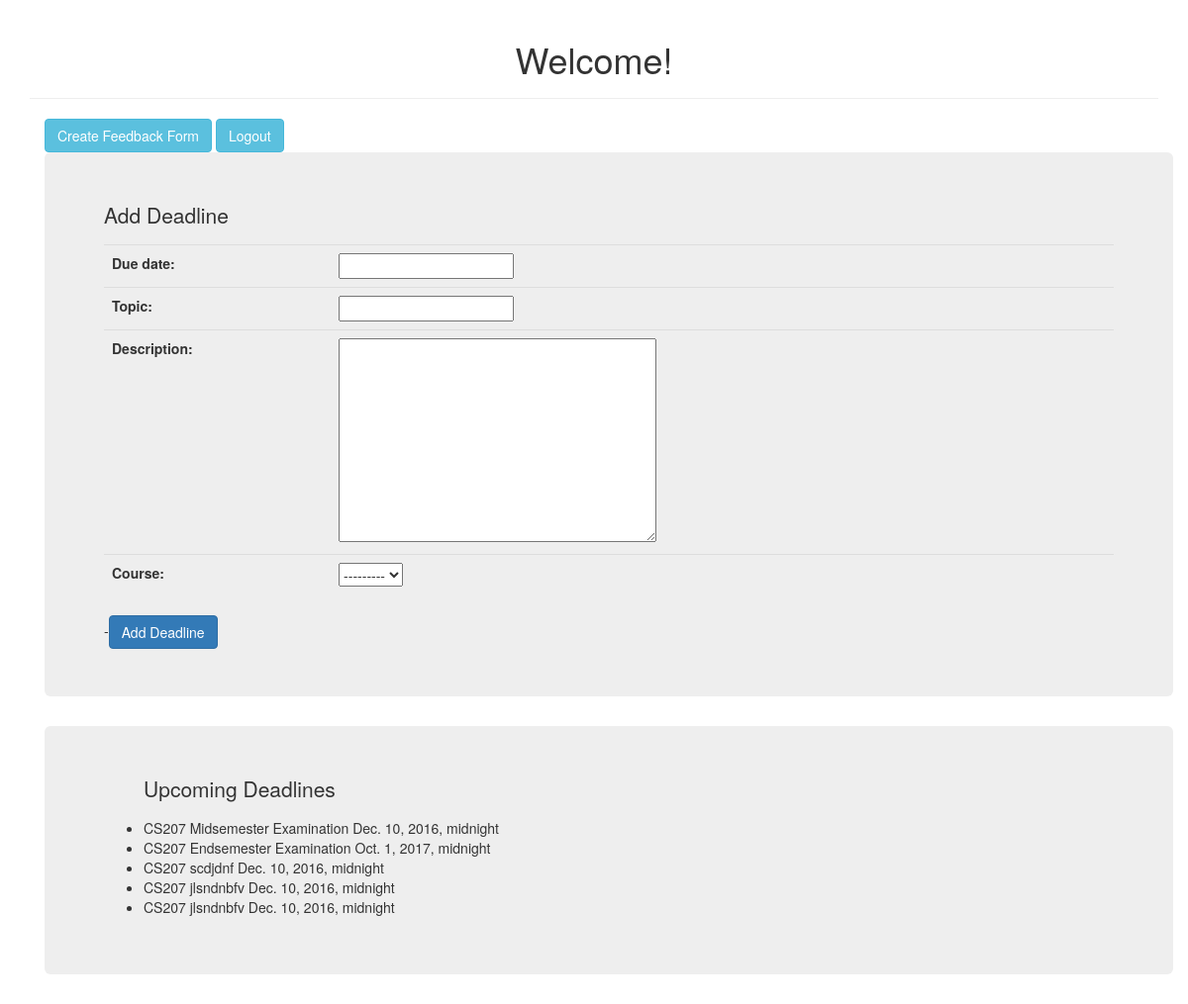
Before: / (signed in) with the older database file.
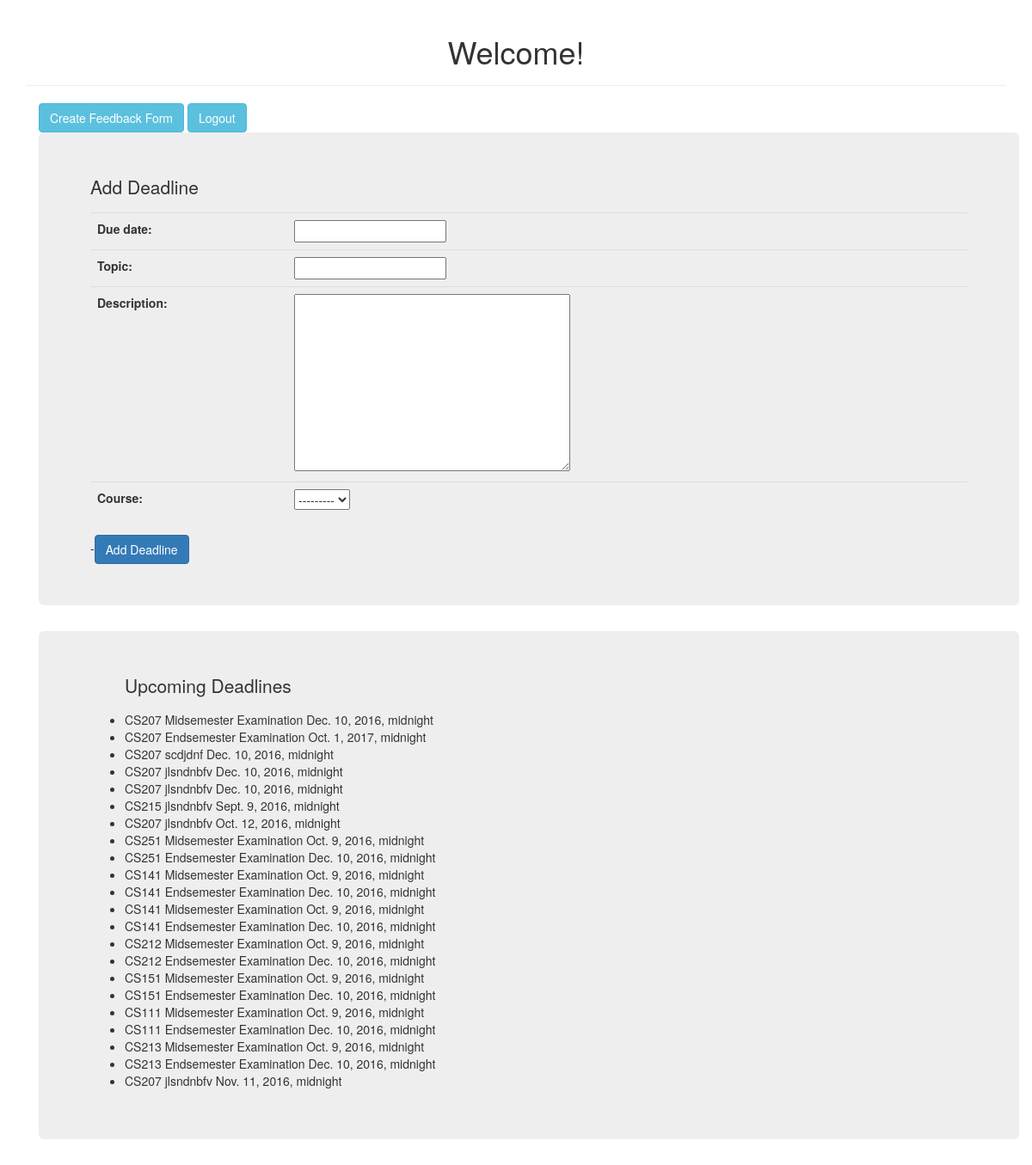
After: the same page with the newer database file.
### backend/models.py (models this page shows)
class Deadline(models.Model):
	due_date = models.DateTimeField()
	topic = models.CharField(max_length=30)
	description = models.TextField(default="")
	course = models.ForeignKey(Course, on_delete=models.CASCADE)

class Course(models.Model):
	code = models.CharField(max_length=5)
	name = models.CharField(max_length=30)
	semester = models.CharField(max_length=30)
	instructor = models.ForeignKey(User, on_delete=models.CASCADE)
	midsem_date = models.DateTimeField()
	endsem_date = models.DateTimeField()
	def __str__(self):
		return self.code

### backend/views.py (the view)
# urls.py: 2. Add a URL to urlpatterns:  url(r'^$', views.home, name='home')
@login_required(login_url="login/")
def home(request):
	if request.method == 'POST':
		form = DeadlineForm(request.POST, request.FILES)
		if form.is_valid():
			deadline = form.save(commit=False)
			deadline.save()
			return HttpResponseRedirect('/')
	else:
		form = DeadlineForm()
	deadlines = Deadline.objects.all()
	courses = Course.objects.all()
	c = {'form':form, 'deadlines':deadlines, 'courses':courses}
	return render(request, 'home.html', c)

### backend/forms.py
class DeadlineForm(forms.ModelForm):
	class Meta:
		model = Deadline
		fields = ['due_date', 'topic', 'description', 'course']

### templates/home.html (shortened to what this page needs)
<!DOCTYPE html>
<html>
<head>
	<link rel="stylesheet" href="https://maxcdn.bootstrapcdn.com/bootstrap/3.3.7/css/bootstrap.min.css">
</head>
<body>
	<div class="container">
			<div class='page-header'>
				<h1 align="center">Welcome!</h1>
			</div>
			<div class="container" >
				<a href="/createfeedbackform" class="btn btn-info" role="button" align="left">Create Feedback Form</a>
				<a href="/logout" class="btn btn-info" role="button" align="right">Logout</a>
			</div>
			<div class="container">
				<div class="jumbotron">
					<p>Add Deadline</p>
					<form method="POST" action=".">{% csrf_token %}
						<table class="table table-hover">
							{{ form.as_table }}
						</table>
						-<button class="btn btn-primary" type="submit" value="Add Deadline">Add Deadline</button>
					</form>
				</div>
			</div>
			<div class="container">
				<div class="jumbotron">
					{% if deadlines %}
						<ul>
						<p>Upcoming Deadlines</p>
						{% for deadline in deadlines %}
							<li> {{deadline.course.code}} {{deadline.topic}} {{deadline.due_date}} </li>
						{% endfor %}
						</ul>
					{% endif %}
				</div>
			</div>
	</div>
</body>
</html>

Changed rows visible on the page:
added Deadline: course.code "CS215", topic "jlsndnbfv", due_date "Sept. 9, 2016, midnight"
added Deadline: course.code "CS207", topic "jlsndnbfv", due_date "Oct. 12, 2016, midnight"
added Deadline: course.code "CS251", topic "Midsemester Examination", due_date "Oct. 9, 2016, midnight"
added Deadline: course.code "CS251", topic "Endsemester Examination", due_date "Dec. 10, 2016, midnight"
added Deadline: course.code "CS141", topic "Midsemester Examination", due_date "Oct. 9, 2016, midnight"
added Deadline: course.code "CS141", topic "Endsemester Examination", due_date "Dec. 10, 2016, midnight"
added Deadline: course.code "CS141", topic "Midsemester Examination", due_date "Oct. 9, 2016, midnight"
added Deadline: course.code "CS141", topic "Endsemester Examination", due_date "Dec. 10, 2016, midnight"
added Deadline: course.code "CS212", topic "Midsemester Examination", due_date "Oct. 9, 2016, midnight"
added Deadline: course.code "CS212", topic "Endsemester Examination", due_date "Dec. 10, 2016, midnight"
added Deadline: course.code "CS151", topic "Midsemester Examination", due_date "Oct. 9, 2016, midnight"
added Deadline: course.code "CS151", topic "Endsemester Examination", due_date "Dec. 10, 2016, midnight"
added Deadline: course.code "CS111", topic "Midsemester Examination", due_date "Oct. 9, 2016, midnight"
added Deadline: course.code "CS111", topic "Endsemester Examination", due_date "Dec. 10, 2016, midnight"
added Deadline: course.code "CS213", topic "Midsemester Examination", due_date "Oct. 9, 2016, midnight"
added Deadline: course.code "CS213", topic "Endsemester Examination", due_date "Dec. 10, 2016, midnight"
added Deadline: course.code "CS207", topic "jlsndnbfv", due_date "Nov. 11, 2016, midnight"
